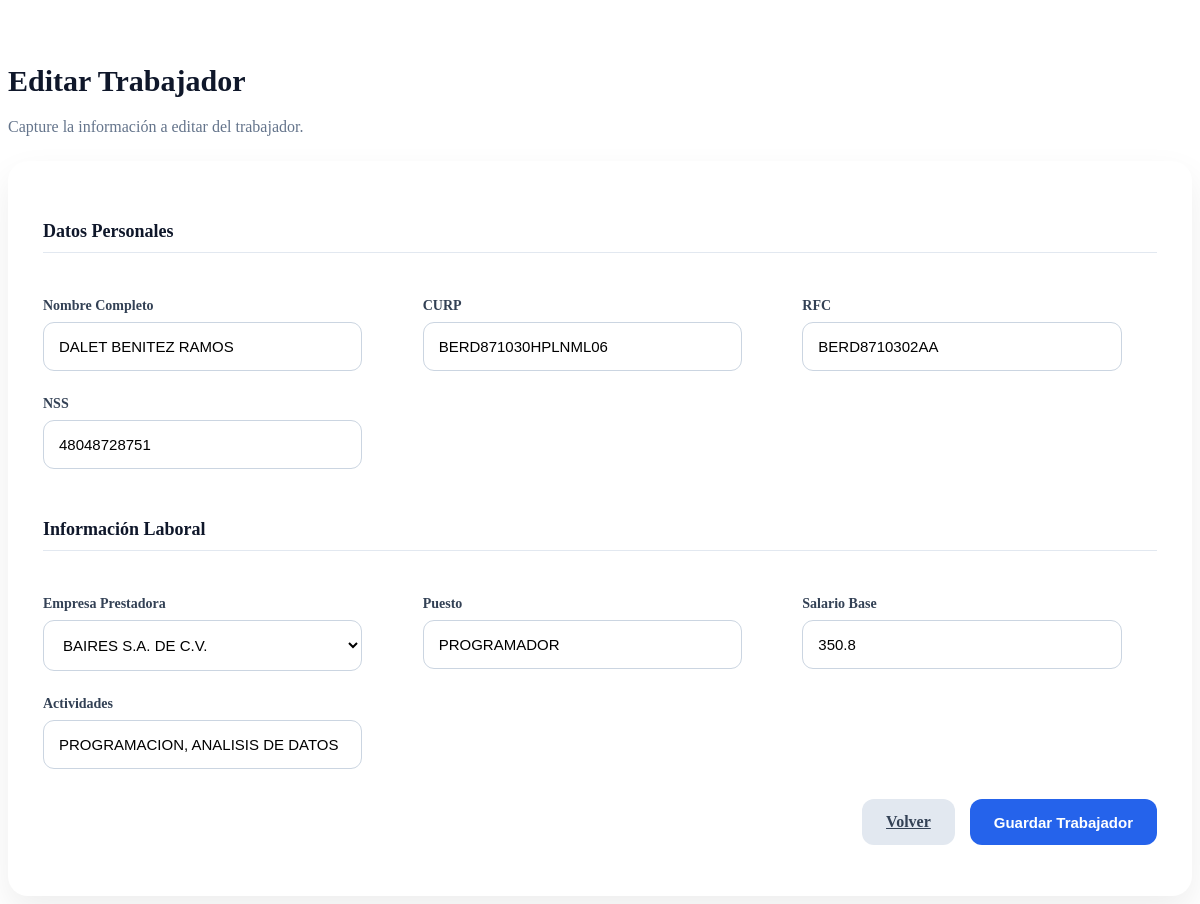
The page /trabajadores/editar/1 (signed in) on the database as committed earlier.
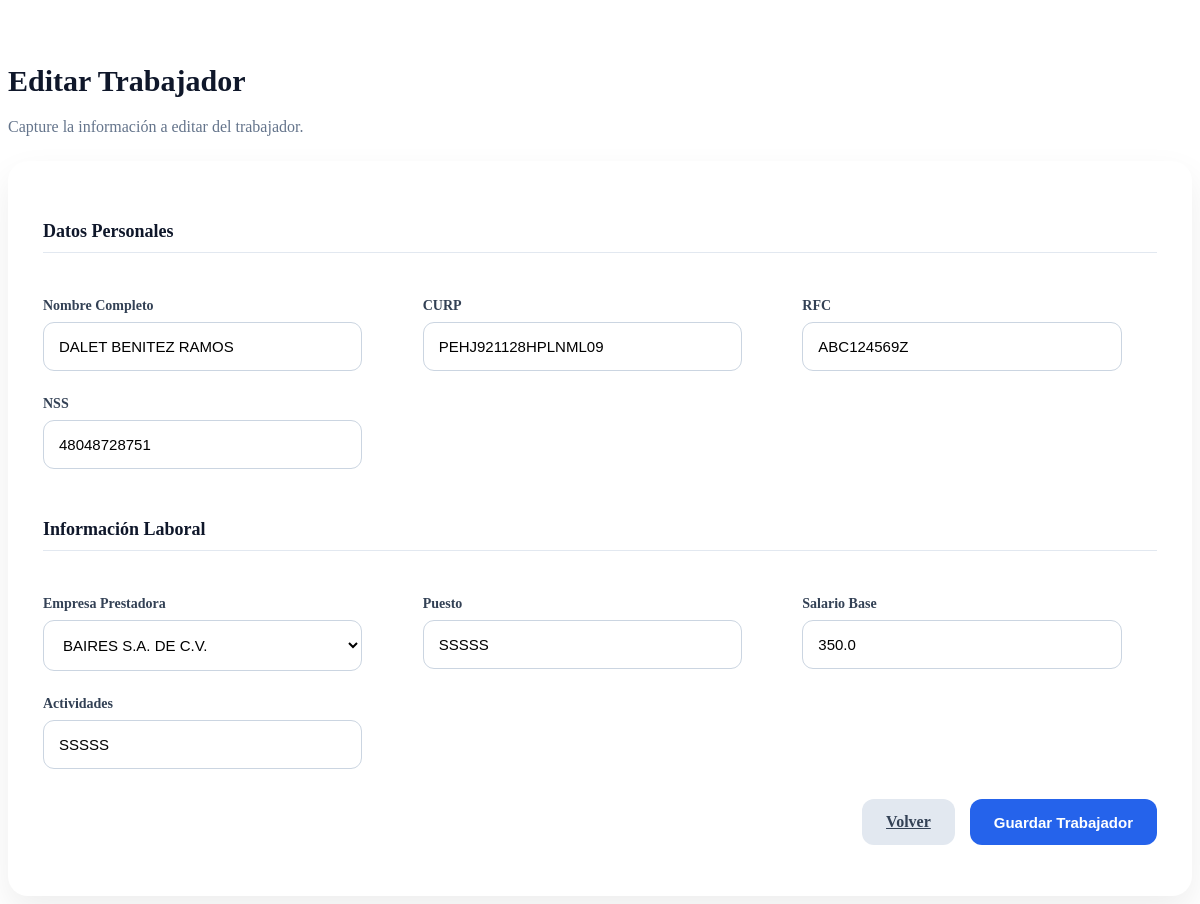
The same page on the database as committed later.
### models/models.py (models this page shows, shortened)
class Trabajador(db.Model):
    __tablename__ = 'dim_trabajadores'
    id = db.Column(db.Integer, primary_key=True)
    nombre_trabajador =  db.Column(db.String(200))
    curp = db.Column(db.String(200))
    rfc = db.Column(db.String(200))
    nss = db.Column(db.String(200))
    salario_base = db.Column(db.Float)
    actividades = db.Column(db.String(400))
    puesto = db.Column(db.String(300))
    empresa_id = db.Column(
        db.Integer,
        db.ForeignKey(
            "dim_empresas.id"
        ),
        nullable=False
    )

class Empresa(db.Model):
    __tablename__ = "dim_empresas"
    id = db.Column(db.Integer, primary_key=True)
    nombre = db.Column(db.String(200), nullable=False, unique=True)
    rfc = db.Column(db.String(13))
    representante = db.Column(db.String(200))
    domicilio = db.Column(db.String(300))
    correo = db.Column(db.String(150))
    telefono = db.Column(db.String(20))
    proyectos = db.relationship(
        "Proyecto",
        backref="empresa",
        lazy=True
    )
    trabajadores = db.relationship(
        "Trabajador",
        backref="empresa",
        lazy=True
    )

### app.py (the view, shortened to what this page needs)
@app.route(
    '/trabajadores/editar/<int:id>',
    methods=['GET', 'POST']
)
@login_required
def editar_trabajador(id):
    trabajador = Trabajador.query.get_or_404(id)
    empresas = Empresa.query.all()
    return render_template(
        'editar_trabajador.html',
        trabajador=trabajador,
        empresas=empresas
    )

### app.py (called while the page is built)
@login_manager.user_loader
def load_user(id):
    return Users.query.get(
        int(id)
    )

### templates/editar_trabajador.html (shortened to what this page needs)
<html>
    <head>
        <link rel="stylesheet" href="{{ url_for('static', filename='css/formularios.css') }}">
    </head>
    <body>
        <br><br>
        <div class="form-container">
            <div class="form-title">
                <h1>Editar Trabajador</h1>
                <p>Capture la información a editar del trabajador.</p>
            </div>
            <div class="form-card">
                <form method="POST">
                    <div class="form-grid">
                        <div class="section-title full-width">
                            Datos Personales
                        </div>
                        <div class="form-group">
                            <label>Nombre Completo</label>
                            <input type="text" name="nombre_trabajador" value="{{ trabajador.nombre_trabajador }}" required style="text-transform: uppercase;">
                        </div>
                        <div class="form-group">
                            <label>CURP</label>
                            <input type="text" name="curp"  maxlength="18" value="{{ trabajador.curp }}" required style="text-transform: uppercase;">
                        </div>
                        <div class="form-group">
                            <label>RFC</label>
                            <input type="text" name="rfc" maxlength="13" value="{{ trabajador.rfc }}" style="text-transform: uppercase;">
                        </div>
                        <div class="form-group">
                            <label>NSS</label>
                            <input type="text" name="nss" value="{{ trabajador.nss }}" maxlength="11" required>
                        </div>
                        <div class="section-title full-width">
                            Información Laboral
                        </div>
                        <div class="form-group">
                            <label>Empresa Prestadora</label>
                            <select name="empresa_id">
                                {% for e in empresas %}
                                    <option value="{{ e.id }}"
                                        {% if trabajador.empresa_id == e.id %}
                                            selected
                                        {% endif %}
                                    >
                                        {{ e.nombre }}
                                    </option>
                                {% endfor %}
                            </select>
                        </div>
                        <div class="form-group">
                            <label>Puesto</label>
                            <input  type="text" name="puesto" value="{{ trabajador.puesto }}" required style="text-transform: uppercase;">
                        </div>
                        <div class="form-group">
                            <label>Salario Base</label>
                            <input  type="text" name="salario_base" value="{{ trabajador.salario_base }}" required>
                        </div>
                        <div class="form-group">
                            <label>Actividades</label>
                            <input type="text" name="actividades" value="{{ trabajador.actividades }}" required style="text-transform: uppercase;">
                        </div>
                    </div>
                    <div class="form-actions">
                        <a href="{{ url_for('trabajadores') }}" class="btn-secondary">
                            Volver
                        </a>
                        <button type="submit" class="btn-primary">
                            Guardar Trabajador
                        </button>
                    </div>
                </form>
            </div>
        </div>
    </body>
</html>

Rows that differ between the two databases and show on the page:
changed Trabajador "Dalet Benitez Ramos": curp "BERD871030HPLNML06" → "PEHJ921128HPLNML09"; rfc "BERD8710302AA" → "ABC124569Z"; puesto "PROGRAMADOR" → "sssss"; salario_base "350.8" → "350.0"; actividades "PROGRAMACION, ANALISIS DE DATOS" → "sssss"
